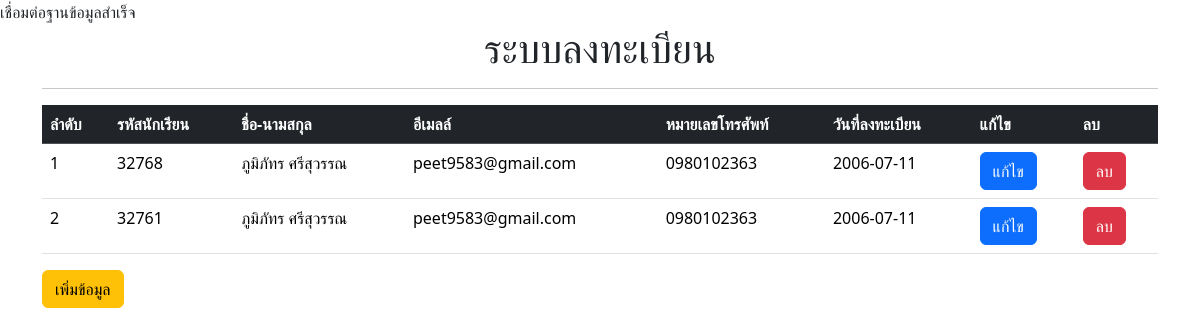
The page / on the database its author committed.
### tables this page shows
CREATE TABLE `data_student` (
  `id` int(11) NOT NULL,
  `stu_id` int(10) NOT NULL,
  `stu_name` varchar(50) NOT NULL,
  `stu_email` varchar(50) NOT NULL,
  `stu_tel` varchar(50) NOT NULL,
  `stu_date` date NOT NULL
);

### index.php (the view, shortened to what this page needs)
<?php
    require("connect.php");
    $sql = "SELECT *  FROM data_student";
    $result = mysqli_query($con,$sql);
?>
<!DOCTYPE html>
<html lang="en">
<head>
    <link href="https://cdn.jsdelivr.net/npm/bootstrap@5.3.3/dist/css/bootstrap.min.css" rel="stylesheet">
</head>
<body>
    <div class="container">
        <h1 class="text-center">ระบบลงทะเบียน</h1>
        <hr>
        <table class="table">
            <thead class="table-dark">
                <tr>
                    <th>ลำดับ</th>
                    <th>รหัสนักเรียน</th>
                    <th>ชื่อ-นามสกุล</th>
                    <th>อีเมลล์</th>
                    <th>หมายเลขโทรศัพท์</th>
                    <th>วันที่ลงทะเบียน</th>
                    <th>แก้ไข</th>
                    <th>ลบ</th>
                </tr>
            </thead>
            <tbody>
                <?php while($row = mysqli_fetch_assoc($result)) { ?>
                    <tr>
                        <td><?php echo "$row[id]"?></td>
                        <td><?php echo "$row[stu_id]"?></td>
                        <td><?php echo "$row[stu_name]" ?></td>
                        <td><?php echo "$row[stu_email]"?></td>
                        <td><?php echo "$row[stu_tel]" ?></td>
                        <td><?php echo "$row[stu_date]" ?></td>
                        <td><a class="btn btn-primary" href="editdataform.php?id=<?php echo"$row[id]" ?>">แก้ไข</a></td>
                        <td><a class="btn btn-danger" href="deleteform.php?id=<?php echo "$row[id]" ?>">ลบ</a></td>
                    </tr>
                    <?php } ?>
            </tbody>
        </table>
        <a class="btn btn-warning" href="register.php">เพิ่มข้อมูล</a>
    </div>
</body>
</html>

### rows shown on the page
data_student: id "1", stu "32768", stu_name "ภูมิภัทร ศรีสุวรรณ", stu_email "peet9583@gmail.com", stu_tel "0980102363", stu_date "2006-07-11"
data_student: id "2", stu "32761", stu_name "ภูมิภัทร ศรีสุวรรณ", stu_email "peet9583@gmail.com", stu_tel "0980102363", stu_date "2006-07-11"
